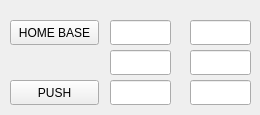
<?xml version="1.0" encoding="UTF-8"?>
<ui version="4.0">
 <class>MainWindow</class>
 <widget class="QMainWindow" name="MainWindow">
  <property name="geometry">
   <rect>
    <x>0</x>
    <y>0</y>
    <width>260</width>
    <height>115</height>
   </rect>
  </property>
  <property name="windowTitle">
   <string>MainWindow</string>
  </property>
  <widget class="QWidget" name="centralwidget">
   <widget class="QPushButton" name="home">
    <property name="geometry">
     <rect>
      <x>10</x>
      <y>20</y>
      <width>89</width>
      <height>25</height>
     </rect>
    </property>
    <property name="text">
     <string>HOME BASE</string>
    </property>
   </widget>
   <widget class="QLineEdit" name="x_target">
    <property name="geometry">
     <rect>
      <x>110</x>
      <y>20</y>
      <width>61</width>
      <height>25</height>
     </rect>
    </property>
   </widget>
   <widget class="QLineEdit" name="y_target">
    <property name="geometry">
     <rect>
      <x>110</x>
      <y>50</y>
      <width>61</width>
      <height>25</height>
     </rect>
    </property>
    <property name="text">
     <string/>
    </property>
   </widget>
   <widget class="QLineEdit" name="z_target">
    <property name="geometry">
     <rect>
      <x>110</x>
      <y>80</y>
      <width>61</width>
      <height>25</height>
     </rect>
    </property>
   </widget>
   <widget class="QPushButton" name="push">
    <property name="geometry">
     <rect>
      <x>10</x>
      <y>80</y>
      <width>89</width>
      <height>25</height>
     </rect>
    </property>
    <property name="text">
     <string>PUSH</string>
    </property>
   </widget>
   <widget class="QLineEdit" name="z_target_2">
    <property name="geometry">
     <rect>
      <x>190</x>
      <y>80</y>
      <width>61</width>
      <height>25</height>
     </rect>
    </property>
   </widget>
   <widget class="QLineEdit" name="x_target_2">
    <property name="geometry">
     <rect>
      <x>190</x>
      <y>20</y>
      <width>61</width>
      <height>25</height>
     </rect>
    </property>
   </widget>
   <widget class="QLineEdit" name="y_target_2">
    <property name="geometry">
     <rect>
      <x>190</x>
      <y>50</y>
      <width>61</width>
      <height>25</height>
     </rect>
    </property>
    <property name="text">
     <string/>
    </property>
   </widget>
  </widget>
 </widget>
 <resources/>
 <connections/>
</ui>
